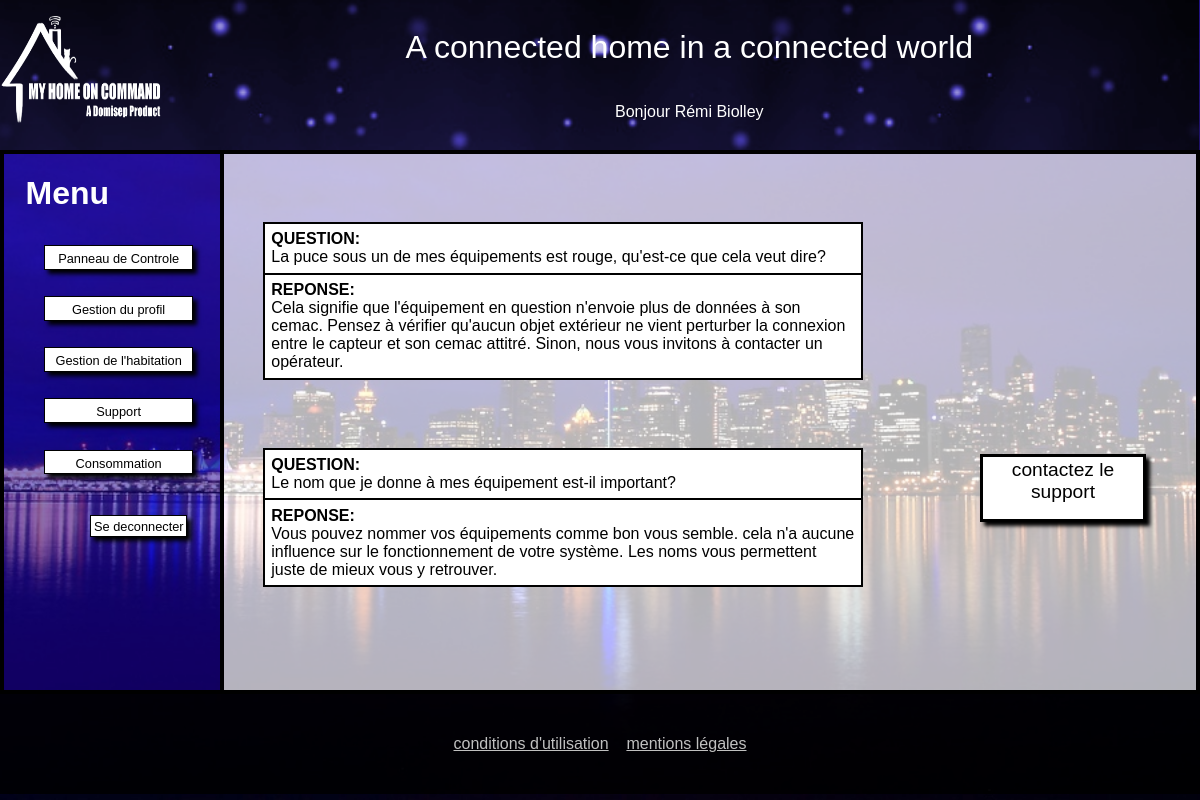
The app's page /MyHomeOnCommand/index.php?page=supportClient (signed in) with its own data.
### tables this page shows
CREATE TABLE IF NOT EXISTS `slogan` (
  `id_slogan` int(11) NOT NULL AUTO_INCREMENT,
  `contenu_slogan` text,
  PRIMARY KEY (`id_slogan`)
);

CREATE TABLE IF NOT EXISTS `info_utilisateur` (
  `id_info_utilisateur` int(11) NOT NULL AUTO_INCREMENT,
  `prenom` varchar(255) NOT NULL,
  `nom` varchar(255) NOT NULL,
  `email` varchar(255) DEFAULT NULL,
  `telephone` varchar(255) DEFAULT NULL,
  `statut_utilisateur` varchar(255) NOT NULL,
  `id_utilisateur` int(11) NOT NULL,
  `token` varchar(255) NOT NULL,
  PRIMARY KEY (`id_info_utilisateur`)
);

CREATE TABLE IF NOT EXISTS `qr` (
  `id_qr` int(11) NOT NULL AUTO_INCREMENT,
  `contenu_q` text,
  `contenu_r` text,
  `date_q` datetime DEFAULT NULL,
  `date_r` datetime DEFAULT NULL,
  `id_type_qr` int(11) NOT NULL,
  PRIMARY KEY (`id_qr`)
);

### MyHomeOnCommand/modele/modeleAccueil.php (called while the page is built, shortened)
<?php
class Connection
{
    protected function dbConnect()
    {
        try
        {
            $db = new PDO('mysql:host=localhost;dbname=myhomeoncommand;charset=utf8', 'root', '');
        }
        catch (Exception $e)
        {
                        die('Erreur : ' . $e->getMessage());
        }
        return $db;
    }
}
class LoginUtilisateur extends Connection
{
    public function getInfoUtilisateur($idUtil)
    {
        $db=$this->dbConnect();
        $req = $db->prepare('SELECT prenom, nom, email, telephone, statut_utilisateur, id_utilisateur FROM info_utilisateur WHERE id_utilisateur = :id');
        $req->execute(array('id' => $idUtil));
        return $req;
    }
}
class InscriptionUtilisateur extends Connection
{
     public function getSlogan()
    {
        $db=$this->dbConnect();
        $req = $db->query('SELECT contenu_slogan FROM slogan');
        return $req;
     }
}

### MyHomeOnCommand/controleur/controleurAccueil.php (called while the page is built, shortened)
<?php
function infoBandeau($idClient)
{
    $utilisateur=new LoginUtilisateur;
    $info=$utilisateur->getInfoUtilisateur($idClient);
    $information=$info->fetch();
    return $information;
}
function afficheslogan()
{
    $affiche=new InscriptionUtilisateur;
    $slogan =$affiche->getSlogan();
    $slogan=$slogan->fetch()[0];
    return $slogan;
}

### MyHomeOnCommand/modele/modeleSupport.php (called while the page is built, shortened)
<?php
class QuestionReponse extends Connection
{
    public function recupereqr()
    {
        $db=$this->dbConnect();
        $donneQR = $db->query('SELECT contenu_q, contenu_r, id_qr FROM qr WHERE id_type_qr = 1');
        return $donneQR;
    }
}

### MyHomeOnCommand/controleur/controleurSupport.php (called while the page is built, shortened)
<?php
function tableauqr()
{
    $clientqr=new QuestionReponse;
    $qr=$clientqr->recupereqr()->fetchAll();
    $tableauqr = $qr;
    return $tableauqr;
}

### MyHomeOnCommand/vue/supportClient.php (the view, shortened to what this page needs)
<!DOCTYPE html>
<html>
    <head>
        <link rel="stylesheet" href="css/styleGeneral.css" />
        <link rel="stylesheet" href="css/styleSupportClient.css" />
        <link rel="stylesheet" href="css/styleMenu.css" />
        <link rel="stylesheet" href="css/styleHeaderFooter.css" />
    </head>
    <?php include('vue/header.php');?>
    <body>
        <div id="corps">
    	   <?php include('vue/menuClient.php');?>
    	   <div id="CorpTexte">
               <div id="contactSupport">
                    <a id="textcontact" href="index.php?page=messagerieClient">contactez le support</a>
               </div>
               <div>
                    <?php foreach($tableauqr as $truc): ?>
                        <div class="groupeq"><strong>QUESTION: </strong><br><?php echo nl2br($truc['contenu_q']);?></br></div>
                        <div class="grouper"><strong>REPONSE: </strong><br><?php echo nl2br($truc['contenu_r']); ?></div>
                    <?php endforeach;  ?>
               </div>
    	   </div>
        </div>
    </body>
    <?php include('vue/footer.php');?>
</html>

### MyHomeOnCommand/vue/header.php (shortened to what this page needs)
<div id="bandeau_accueil">
    <div id="logo"><a href="index.php?page=<?php if(isset($_SESSION['type'])){if($_SESSION['type']==3){echo "panneau";}if($_SESSION['type']==1){echo "adminPanneauClient";}}else{echo "accueil";} ?>" title="Accueil"><img id="imagelogo" src="images/logo.png" alt="Logo de MyHomeOnCommand" /></a></div>
        <div id="titre">
    <?php
        echo afficheslogan();
        if(isset($_SESSION['prenom']))
        {
            if($_SESSION['type']==3)
            {
                $info=infoBandeau($_SESSION['id']);
                echo "</br></br><div id='sousTitre'>Bonjour ".$info['prenom']." ". $info['nom']."</div>";
            }
        }
    ?>
    </div>
</div>
<div id='bandeau_invisible'></div>

### MyHomeOnCommand/css/styleGeneral.css (style rules this page uses)
body { margin:0px 0px 0px 0px; background: url("../images/ville.jpg") no-repeat center center fixed; background-size: cover; color:white; font-family: Arial; }
html,body { height: 100%; }

### MyHomeOnCommand/css/styleSupportClient.css (style rules this page uses)
#corps { display: flex; }
#CorpTexte { background-color: rgba(255, 255, 255, 0.7); border:solid black 0.3em; border-left: 0em; width: 82%; height: 33.5em; overflow: auto; }
#contactSupport { font-size: 0.8em; height: 7.3%; width: 13%; text-align: center; padding: 2px; margin:25% 0% 0% 63%; border: solid black 0.3em; background-color: white; position: absolute; box-shadow: 0.3em 0.3em 0.3em black; }
#textcontact { text-decoration-line: none; color: black; font-size: 1.5em; }
.groupeq { border:solid black 0.15em; width: 60%; background-color: white; color: black; margin: 7% 0% 0% 4%; border-bottom: 0px; padding: 0.4em; height: auto; }
.grouper { border:solid black 0.15em; width: 60%; background-color: white; color: black; margin: 0% 0% 5% 4%; padding: 0.4em; height: auto; }
.boiteQ, .boiteR, { border:solid black 0.15em; padding: 0.4em; margin: 3%; color: black; }

### MyHomeOnCommand/css/styleHeaderFooter.css (style rules this page uses)
#bandeau_accueil { display:flex; height: 150px; width: 99.9%; background: url("../images/fondHeader.png") no-repeat center center fixed ; background-size: cover; background-color: rgba(105,104,189,1); position: fixed; z-index: 5; }
#logo { height: 100%; width: 15%; box-sizing: border-box; }
#imagelogo { width: 100%; height:100%; margin: 0; padding: 0; }
#titre { width: 85%; height: 100%; display: flex; color: white; justify-content: center; align-items: center; font-size: 2em; flex-direction: column; }
#sousTitre { justify-content: center; align-items: center; font-size: 0.5em; }
#bandeau_invisible { height: 150px; }

### records on screen
slogan: contenu_slogan "A connected home in a connected world"
info_utilisateur: prenom "Rémi", nom "Biolley"
qr: contenu_q "La puce sous un de mes équipements est rouge, qu'est-ce que cela veut dire?", contenu_r "Cela signifie que l'équipement en question n'envoie plus de données à son cemac. Pensez à vérifier qu'aucun objet extérieur ne vient perturber la connexion entre le capteur et son cemac attitré. Sinon, nous vous invitons à contacter un opérateur."
qr: contenu_q "Le nom que je donne à mes équipement est-il important?", contenu_r "Vous pouvez nommer vos équipements comme bon vous semble. cela n'a aucune influence sur le fonctionnement de votre système. Les noms vous permettent juste de mieux vous y retrouver."
